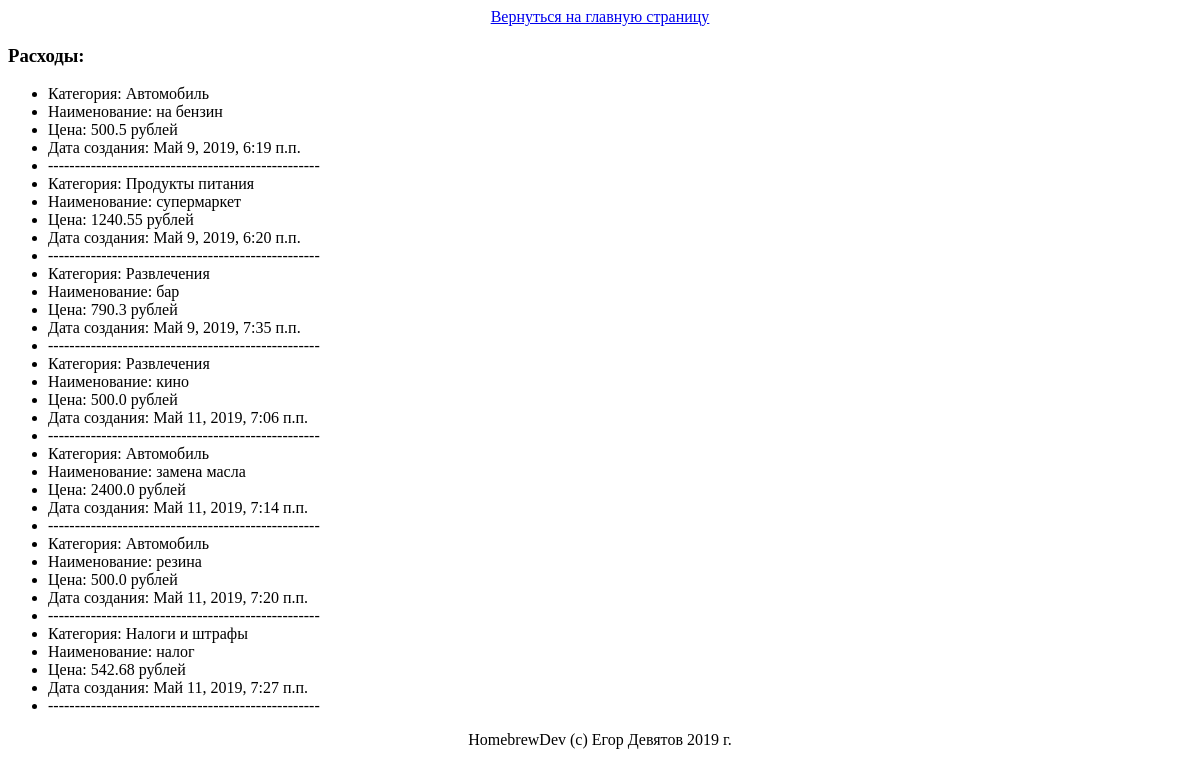
Page /spends-list/ on the earlier database version.
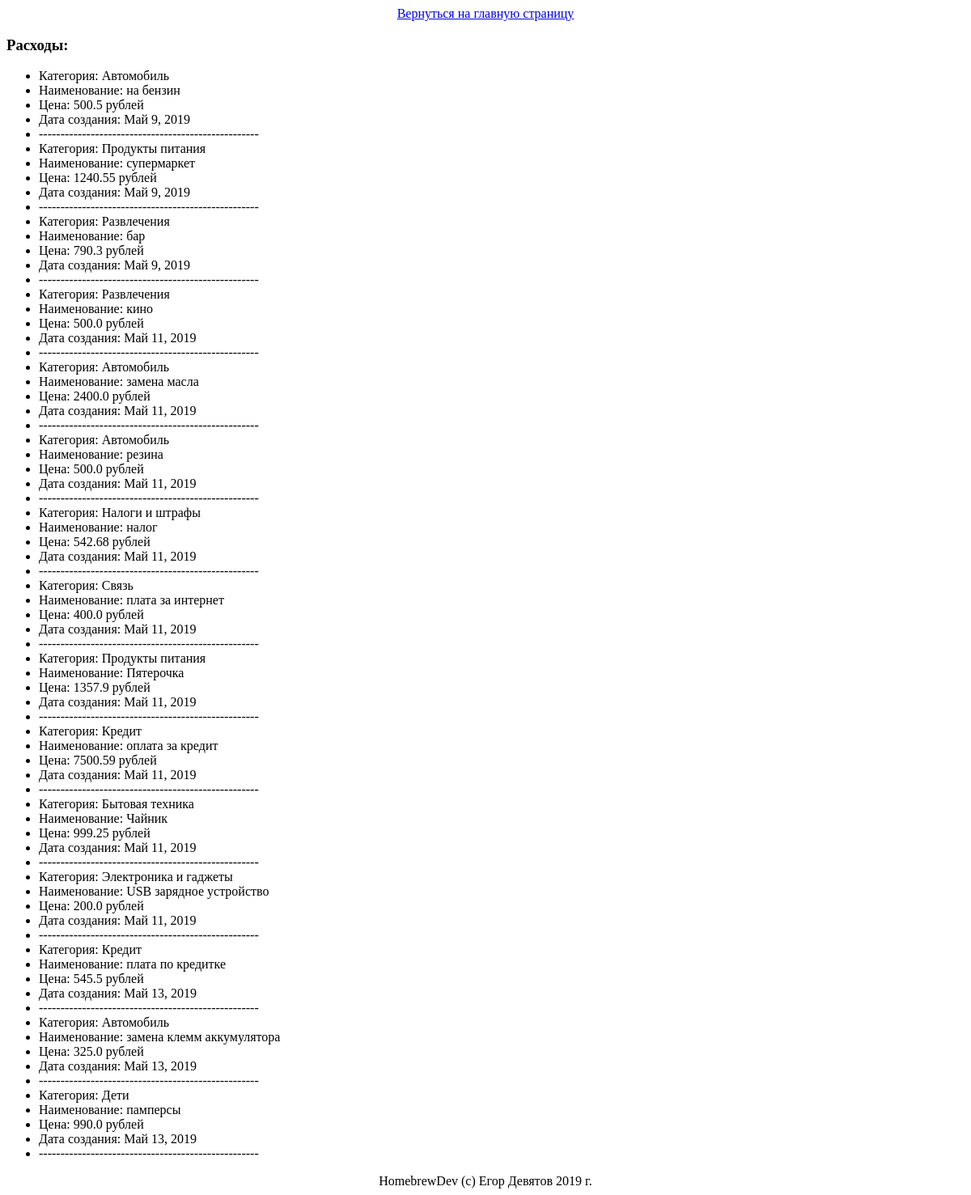
Same page on the later database version.
### blog/models.py (models this page shows, shortened)
class Spend(models.Model):
    category = models.CharField(max_length=100, help_text='Категория')
    name = models.CharField(max_length=200, help_text='Наименование расхода')
    created_date = models.DateField(default=timezone.localdate)
    amount = models.FloatField(help_text='Сумма', default=0.0)

### blog/views.py (the view)
# urls.py: path('spends-list/', blog.views.ListSpendView.as_view(), name='blog/spends-list'),
class ListSpendView(ListView):
    model = Spend
    template_name = 'blog/spends-list.html'

### blog/templates/blog/spends-list.html (shortened to what this page needs)
<!DOCTYPE html>
<html lang="ru">
<head>
</head>
<body>
    <p class="center">
        <a href="http://127.0.0.1:8000">Вернуться на главную страницу</a>
    </p>
    <h3>Расходы:</h3>
    <ul>
	    {% for spend in object_list %}
	    <li>Категория: {{ spend.category }}</li>
        <li>Наименование: {{ spend.name }}</li>
        <li>Цена: {{ spend.amount }} рублей</li>
        <li>Дата создания: {{ spend.created_date }}</li>
        <li>---------------------------------------------------</li>
	    {% endfor %}
    </ul>
</body>
    <p class="center">HomebrewDev (c) Егор Девятов 2019 г.</p>
</html>

### blog/templates/blog/spends-list.html (style rules this page uses)
.center { margin: 0 auto; width: 800px; background: white; padding: 0px; text-align: center; }

Differences in the rows shown:
changed Spend "на бензин": created_date "Май 9, 2019, 6:19 п.п." → "Май 9, 2019"
changed Spend "супермаркет": created_date "Май 9, 2019, 6:20 п.п." → "Май 9, 2019"
changed Spend "бар": created_date "Май 9, 2019, 7:35 п.п." → "Май 9, 2019"
changed Spend "кино": created_date "Май 11, 2019, 7:06 п.п." → "Май 11, 2019"
changed Spend "замена масла": created_date "Май 11, 2019, 7:14 п.п." → "Май 11, 2019"
changed Spend "резина": created_date "Май 11, 2019, 7:20 п.п." → "Май 11, 2019"
changed Spend "Налоги и штрафы": created_date "Май 11, 2019, 7:27 п.п." → "Май 11, 2019"
added Spend: category "Связь", name "плата за интернет", amount "400.0", created_date "Май 11, 2019"
added Spend: category "Продукты питания", name "Пятерочка", amount "1357.9", created_date "Май 11, 2019"
added Spend: category "Кредит", name "оплата за кредит", amount "7500.59", created_date "Май 11, 2019"
added Spend: category "Бытовая техника", name "Чайник", amount "999.25", created_date "Май 11, 2019"
added Spend: category "Электроника и гаджеты", name "USB зарядное устройство", amount "200.0", created_date "Май 11, 2019"
added Spend: category "Кредит", name "плата по кредитке", amount "545.5", created_date "Май 13, 2019"
added Spend: category "Автомобиль", name "замена клемм аккумулятора", amount "325.0", created_date "Май 13, 2019"
added Spend: category "Дети", name "памперсы", amount "990.0", created_date "Май 13, 2019"
